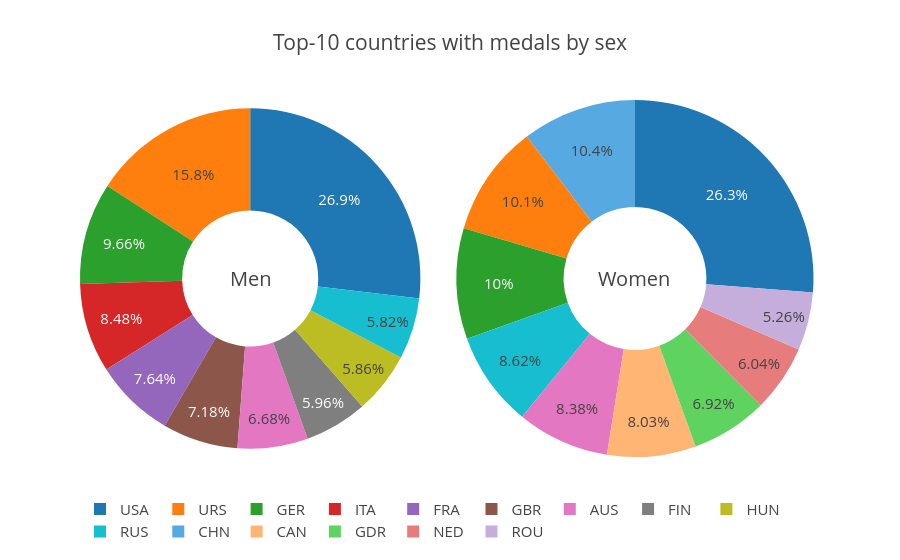

Notebook code for this chart:
### Markdown cell above
Okay, that was too easy. Let's complicate the chart a bit, we will use two Pie on one chart.

We will display the top 10 countries whose athletes win any medals. Separate for men and women.

### Code cell
topn = 10
male = data[data.Sex=='M']
female = data[data.Sex=='F']
count_male = male.dropna().NOC.value_counts()[:topn].reset_index()
count_female = female.dropna().NOC.value_counts()[:topn].reset_index()

pie_men = go.Pie(labels=count_male['index'],values=count_male.NOC,name="Men",hole=0.4,domain={'x': [0,0.46]})
pie_women = go.Pie(labels=count_female['index'],values=count_female.NOC,name="Women",hole=0.4,domain={'x': [0.5,1]})

layout = dict(title = 'Top-10 countries with medals by sex', font=dict(size=15), legend=dict(orientation="h"),
              annotations = [dict(x=0.2, y=0.5, text='Men', showarrow=False, font=dict(size=20)),
                             dict(x=0.8, y=0.5, text='Women', showarrow=False, font=dict(size=20)) ])

fig = dict(data=[pie_men, pie_women], layout=layout)
py.iplot(fig)

### Figure 1 — Plotly figure (JSON) as saved in the notebook; plotly's stock layout.template omitted (floating-point values rounded to 4 significant figures)
{"data": [{"domain": {"x": [0, 0.46]}, "hole": 0.4, "labels": ["USA", "URS", "GER", "ITA", "FRA", "GBR", "AUS", "FIN", "HUN", "RUS"], "name": "Men", "type": "pie", "values": [2732, 1611, 982, 862, 777, 730, 679, 606, 596, 592]}, {"domain": {"x": [0.5, 1]}, "hole": 0.4, "labels": ["USA", "CHN", "URS", "GER", "RUS", "AUS", "CAN", "GDR", "NED", "ROU"], "name": "Women", "type": "pie", "values": [1651, 652, 635, 630, 542, 527, 505, 435, 380, 331]}], "layout": {"annotations": [{"font": {"size": 20}, "showarrow": false, "text": "Men", "x": 0.2, "y": 0.5}, {"font": {"size": 20}, "showarrow": false, "text": "Women", "x": 0.8, "y": 0.5}], "font": {"size": 15}, "legend": {"orientation": "h"}, "title": "Top-10 countries with medals by sex"}}
